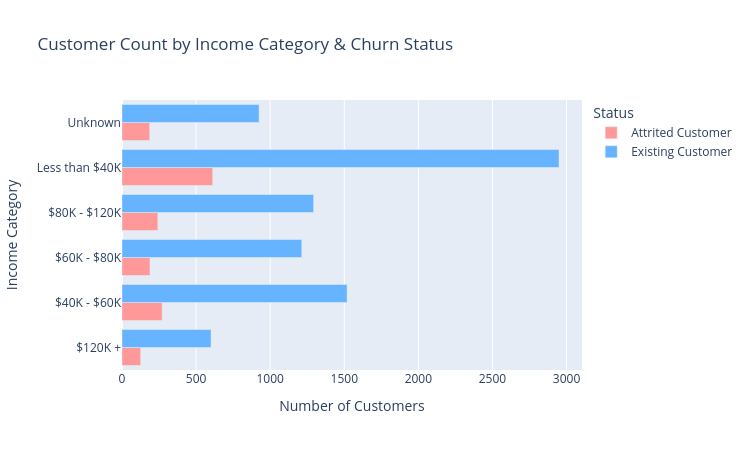

Notebook source saved alongside this figure:
### Markdown cell above
### 2.3 Income Distribution Across Churn Status

_Comparing churn status across income categories to see whether income level relates to churn behaviour._

### Code cell
import plotly.express as px

# Calculate count of customers by Income Category and Attrition Status
income_df = df.groupby(['Income_Category', 'Attrition_Flag']).size().reset_index(name='Count')

# Plot interactive horizontal bar chart
fig = px.bar(
    income_df, 
    x='Count', 
    y='Income_Category', 
    color='Attrition_Flag',
    barmode='group',
    title='Customer Count by Income Category & Churn Status',
    labels={'Income_Category': 'Income Category', 'Count': 'Number of Customers', 'Attrition_Flag': 'Status'},
    color_discrete_sequence=['#ff9999', '#66b3ff']
)

fig.update_layout(height=450, width=750)
fig.show()

### Figure 1 — Plotly figure (JSON) as saved in the notebook; plotly's stock layout.template omitted (floating-point values rounded to 4 significant figures)
{"data": [{"alignmentgroup": "True", "hovertemplate": "Status=Attrited Customer<br>Number of Customers=%{x}<br>Income Category=%{y}<extra></extra>", "legendgroup": "Attrited Customer", "marker": {"color": "#ff9999", "pattern": {"shape": ""}}, "name": "Attrited Customer", "offsetgroup": "Attrited Customer", "orientation": "h", "showlegend": true, "textposition": "auto", "type": "bar", "x": [126, 271, 189, 242, 612, 187], "xaxis": "x", "y": ["$120K +", "$40K - $60K", "$60K - $80K", "$80K - $120K", "Less than $40K", "Unknown"], "yaxis": "y"}, {"alignmentgroup": "True", "hovertemplate": "Status=Existing Customer<br>Number of Customers=%{x}<br>Income Category=%{y}<extra></extra>", "legendgroup": "Existing Customer", "marker": {"color": "#66b3ff", "pattern": {"shape": ""}}, "name": "Existing Customer", "offsetgroup": "Existing Customer", "orientation": "h", "showlegend": true, "textposition": "auto", "type": "bar", "x": [601, 1519, 1213, 1293, 2949, 925], "xaxis": "x", "y": ["$120K +", "$40K - $60K", "$60K - $80K", "$80K - $120K", "Less than $40K", "Unknown"], "yaxis": "y"}], "layout": {"barmode": "group", "height": 450, "legend": {"title": {"text": "Status"}, "tracegroupgap": 0}, "title": {"text": "Customer Count by Income Category & Churn Status"}, "width": 750, "xaxis": {"anchor": "y", "domain": [0, 1], "title": {"text": "Number of Customers"}}, "yaxis": {"anchor": "x", "domain": [0, 1], "title": {"text": "Income Category"}}}}
